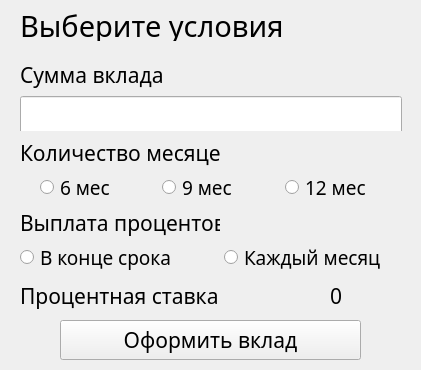
<?xml version="1.0" encoding="UTF-8"?>
<ui version="4.0">
 <class>deposit</class>
 <widget class="QWidget" name="deposit">
  <property name="geometry">
   <rect>
    <x>0</x>
    <y>0</y>
    <width>421</width>
    <height>370</height>
   </rect>
  </property>
  <property name="windowTitle">
   <string>Form</string>
  </property>
  <widget class="QWidget" name="verticalLayoutWidget_2">
   <property name="geometry">
    <rect>
     <x>20</x>
     <y>140</y>
     <width>381</width>
     <height>61</height>
    </rect>
   </property>
   <layout class="QVBoxLayout" name="verticalLayout_3">
    <item alignment="Qt::AlignmentFlag::AlignLeft|Qt::AlignmentFlag::AlignVCenter">
     <widget class="QLabel" name="ql_period">
      <property name="sizePolicy">
       <sizepolicy hsizetype="Fixed" vsizetype="Fixed">
        <horstretch>120</horstretch>
        <verstretch>40</verstretch>
       </sizepolicy>
      </property>
      <property name="minimumSize">
       <size>
        <width>200</width>
        <height>0</height>
       </size>
      </property>
      <property name="maximumSize">
       <size>
        <width>120</width>
        <height>40</height>
       </size>
      </property>
      <property name="font">
       <font>
        <family>Gill Sans</family>
        <pointsize>16</pointsize>
       </font>
      </property>
      <property name="text">
       <string>Количество месяцев</string>
      </property>
      <property name="alignment">
       <set>Qt::AlignmentFlag::AlignBottom|Qt::AlignmentFlag::AlignLeading|Qt::AlignmentFlag::AlignLeft</set>
      </property>
     </widget>
    </item>
    <item>
     <layout class="QHBoxLayout" name="horizontalLayout">
      <item>
       <spacer name="verticalSpacer_5">
        <property name="orientation">
         <enum>Qt::Orientation::Vertical</enum>
        </property>
        <property name="sizeHint" stdset="0">
         <size>
          <width>20</width>
          <height>40</height>
         </size>
        </property>
       </spacer>
      </item>
      <item>
       <widget class="QRadioButton" name="rb_6months">
        <property name="palette">
         <palette>
          <active>
           <colorrole role="Link">
            <brush brushstyle="SolidPattern">
             <color alpha="255">
              <red>97</red>
              <green>197</green>
              <blue>84</blue>
             </color>
            </brush>
           </colorrole>
           <colorrole role="Accent">
            <brush brushstyle="SolidPattern">
             <color alpha="255">
              <red>97</red>
              <green>197</green>
              <blue>84</blue>
             </color>
            </brush>
           </colorrole>
          </active>
          <inactive>
           <colorrole role="Link">
            <brush brushstyle="SolidPattern">
             <color alpha="255">
              <red>97</red>
              <green>197</green>
              <blue>84</blue>
             </color>
            </brush>
           </colorrole>
           <colorrole role="Accent">
            <brush brushstyle="SolidPattern">
             <color alpha="255">
              <red>97</red>
              <green>197</green>
              <blue>84</blue>
             </color>
            </brush>
           </colorrole>
          </inactive>
          <disabled>
           <colorrole role="Link">
            <brush brushstyle="SolidPattern">
             <color alpha="255">
              <red>97</red>
              <green>197</green>
              <blue>84</blue>
             </color>
            </brush>
           </colorrole>
           <colorrole role="Accent">
            <brush brushstyle="SolidPattern">
             <color alpha="255">
              <red>97</red>
              <green>197</green>
              <blue>84</blue>
             </color>
            </brush>
           </colorrole>
          </disabled>
         </palette>
        </property>
        <property name="font">
         <font>
          <family>Gill Sans</family>
          <pointsize>14</pointsize>
         </font>
        </property>
        <property name="text">
         <string>6 мес</string>
        </property>
       </widget>
      </item>
      <item>
       <spacer name="verticalSpacer_2">
        <property name="orientation">
         <enum>Qt::Orientation::Vertical</enum>
        </property>
        <property name="sizeHint" stdset="0">
         <size>
          <width>20</width>
          <height>40</height>
         </size>
        </property>
       </spacer>
      </item>
      <item>
       <widget class="QRadioButton" name="rb_9months">
        <property name="palette">
         <palette>
          <active>
           <colorrole role="Link">
            <brush brushstyle="SolidPattern">
             <color alpha="255">
              <red>97</red>
              <green>197</green>
              <blue>84</blue>
             </color>
            </brush>
           </colorrole>
           <colorrole role="Accent">
            <brush brushstyle="SolidPattern">
             <color alpha="255">
              <red>97</red>
              <green>197</green>
              <blue>84</blue>
             </color>
            </brush>
           </colorrole>
          </active>
          <inactive>
           <colorrole role="Link">
            <brush brushstyle="SolidPattern">
             <color alpha="255">
              <red>97</red>
              <green>197</green>
              <blue>84</blue>
             </color>
            </brush>
           </colorrole>
           <colorrole role="Accent">
            <brush brushstyle="SolidPattern">
             <color alpha="255">
              <red>97</red>
              <green>197</green>
              <blue>84</blue>
             </color>
            </brush>
           </colorrole>
          </inactive>
          <disabled>
           <colorrole role="Link">
            <brush brushstyle="SolidPattern">
             <color alpha="255">
              <red>97</red>
              <green>197</green>
              <blue>84</blue>
             </color>
            </brush>
           </colorrole>
           <colorrole role="Accent">
            <brush brushstyle="SolidPattern">
             <color alpha="255">
              <red>97</red>
              <green>197</green>
              <blue>84</blue>
             </color>
            </brush>
           </colorrole>
          </disabled>
         </palette>
        </property>
        <property name="font">
         <font>
          <family>Gill Sans</family>
          <pointsize>14</pointsize>
         </font>
        </property>
        <property name="text">
         <string>9 мес</string>
        </property>
       </widget>
      </item>
      <item>
       <spacer name="verticalSpacer">
        <property name="orientation">
         <enum>Qt::Orientation::Vertical</enum>
        </property>
        <property name="sizeHint" stdset="0">
         <size>
          <width>20</width>
          <height>40</height>
         </size>
        </property>
       </spacer>
      </item>
      <item>
       <widget class="QRadioButton" name="rb_12months">
        <property name="palette">
         <palette>
          <active>
           <colorrole role="Link">
            <brush brushstyle="SolidPattern">
             <color alpha="255">
              <red>97</red>
              <green>197</green>
              <blue>84</blue>
             </color>
            </brush>
           </colorrole>
           <colorrole role="Accent">
            <brush brushstyle="SolidPattern">
             <color alpha="255">
              <red>97</red>
              <green>197</green>
              <blue>84</blue>
             </color>
            </brush>
           </colorrole>
          </active>
          <inactive>
           <colorrole role="Link">
            <brush brushstyle="SolidPattern">
             <color alpha="255">
              <red>97</red>
              <green>197</green>
              <blue>84</blue>
             </color>
            </brush>
           </colorrole>
           <colorrole role="Accent">
            <brush brushstyle="SolidPattern">
             <color alpha="255">
              <red>97</red>
              <green>197</green>
              <blue>84</blue>
             </color>
            </brush>
           </colorrole>
          </inactive>
          <disabled>
           <colorrole role="Link">
            <brush brushstyle="SolidPattern">
             <color alpha="255">
              <red>97</red>
              <green>197</green>
              <blue>84</blue>
             </color>
            </brush>
           </colorrole>
           <colorrole role="Accent">
            <brush brushstyle="SolidPattern">
             <color alpha="255">
              <red>97</red>
              <green>197</green>
              <blue>84</blue>
             </color>
            </brush>
           </colorrole>
          </disabled>
         </palette>
        </property>
        <property name="font">
         <font>
          <family>Gill Sans</family>
          <pointsize>14</pointsize>
         </font>
        </property>
        <property name="text">
         <string>12 мес</string>
        </property>
       </widget>
      </item>
      <item>
       <spacer name="verticalSpacer_6">
        <property name="orientation">
         <enum>Qt::Orientation::Vertical</enum>
        </property>
        <property name="sizeHint" stdset="0">
         <size>
          <width>20</width>
          <height>40</height>
         </size>
        </property>
       </spacer>
      </item>
     </layout>
    </item>
   </layout>
  </widget>
  <widget class="QWidget" name="verticalLayoutWidget_5">
   <property name="geometry">
    <rect>
     <x>20</x>
     <y>10</y>
     <width>381</width>
     <height>31</height>
    </rect>
   </property>
   <layout class="QVBoxLayout" name="verticalLayout_7">
    <item>
     <widget class="QLabel" name="ql_conditions">
      <property name="font">
       <font>
        <family>Gill Sans</family>
        <pointsize>22</pointsize>
       </font>
      </property>
      <property name="text">
       <string>Выберите условия</string>
      </property>
     </widget>
    </item>
   </layout>
  </widget>
  <widget class="QWidget" name="horizontalLayoutWidget_2">
   <property name="geometry">
    <rect>
     <x>20</x>
     <y>280</y>
     <width>381</width>
     <height>32</height>
    </rect>
   </property>
   <layout class="QHBoxLayout" name="horizontalLayout_2">
    <item alignment="Qt::AlignmentFlag::AlignLeft|Qt::AlignmentFlag::AlignVCenter">
     <widget class="QLabel" name="ql_rate">
      <property name="sizePolicy">
       <sizepolicy hsizetype="Fixed" vsizetype="Preferred">
        <horstretch>0</horstretch>
        <verstretch>0</verstretch>
       </sizepolicy>
      </property>
      <property name="minimumSize">
       <size>
        <width>225</width>
        <height>0</height>
       </size>
      </property>
      <property name="maximumSize">
       <size>
        <width>200</width>
        <height>16777215</height>
       </size>
      </property>
      <property name="font">
       <font>
        <family>Gill Sans</family>
        <pointsize>16</pointsize>
       </font>
      </property>
      <property name="text">
       <string>Процентная ставка</string>
      </property>
     </widget>
    </item>
    <item>
     <spacer name="verticalSpacer_3">
      <property name="orientation">
       <enum>Qt::Orientation::Vertical</enum>
      </property>
      <property name="sizeHint" stdset="0">
       <size>
        <width>20</width>
        <height>40</height>
       </size>
      </property>
     </spacer>
    </item>
    <item alignment="Qt::AlignmentFlag::AlignHCenter|Qt::AlignmentFlag::AlignVCenter">
     <widget class="QLabel" name="ql_rate_value">
      <property name="sizePolicy">
       <sizepolicy hsizetype="Fixed" vsizetype="Fixed">
        <horstretch>0</horstretch>
        <verstretch>0</verstretch>
       </sizepolicy>
      </property>
      <property name="minimumSize">
       <size>
        <width>80</width>
        <height>30</height>
       </size>
      </property>
      <property name="font">
       <font>
        <family>Gill Sans</family>
        <pointsize>16</pointsize>
       </font>
      </property>
      <property name="text">
       <string>0</string>
      </property>
      <property name="alignment">
       <set>Qt::AlignmentFlag::AlignCenter</set>
      </property>
     </widget>
    </item>
   </layout>
  </widget>
  <widget class="QWidget" name="verticalLayoutWidget">
   <property name="geometry">
    <rect>
     <x>20</x>
     <y>60</y>
     <width>382</width>
     <height>71</height>
    </rect>
   </property>
   <layout class="QVBoxLayout" name="verticalLayout">
    <item alignment="Qt::AlignmentFlag::AlignLeft|Qt::AlignmentFlag::AlignVCenter">
     <widget class="QLabel" name="ql_deposit_amount">
      <property name="sizePolicy">
       <sizepolicy hsizetype="Fixed" vsizetype="Fixed">
        <horstretch>120</horstretch>
        <verstretch>40</verstretch>
       </sizepolicy>
      </property>
      <property name="minimumSize">
       <size>
        <width>200</width>
        <height>0</height>
       </size>
      </property>
      <property name="maximumSize">
       <size>
        <width>120</width>
        <height>40</height>
       </size>
      </property>
      <property name="font">
       <font>
        <family>Gill Sans</family>
        <pointsize>16</pointsize>
       </font>
      </property>
      <property name="text">
       <string>Сумма вклада</string>
      </property>
      <property name="alignment">
       <set>Qt::AlignmentFlag::AlignBottom|Qt::AlignmentFlag::AlignLeading|Qt::AlignmentFlag::AlignLeft</set>
      </property>
     </widget>
    </item>
    <item>
     <widget class="QLineEdit" name="deposit_amount">
      <property name="minimumSize">
       <size>
        <width>0</width>
        <height>40</height>
       </size>
      </property>
      <property name="font">
       <font>
        <family>Gill Sans</family>
        <pointsize>18</pointsize>
       </font>
      </property>
     </widget>
    </item>
   </layout>
  </widget>
  <widget class="QPushButton" name="pb_take">
   <property name="geometry">
    <rect>
     <x>60</x>
     <y>320</y>
     <width>301</width>
     <height>40</height>
    </rect>
   </property>
   <property name="sizePolicy">
    <sizepolicy hsizetype="Fixed" vsizetype="Fixed">
     <horstretch>0</horstretch>
     <verstretch>0</verstretch>
    </sizepolicy>
   </property>
   <property name="minimumSize">
    <size>
     <width>0</width>
     <height>40</height>
    </size>
   </property>
   <property name="maximumSize">
    <size>
     <width>16777215</width>
     <height>40</height>
    </size>
   </property>
   <property name="font">
    <font>
     <family>Gill Sans</family>
     <pointsize>16</pointsize>
    </font>
   </property>
   <property name="text">
    <string>Оформить вклад</string>
   </property>
  </widget>
  <widget class="QWidget" name="verticalLayoutWidget_3">
   <property name="geometry">
    <rect>
     <x>20</x>
     <y>210</y>
     <width>381</width>
     <height>61</height>
    </rect>
   </property>
   <layout class="QVBoxLayout" name="verticalLayout_4">
    <item alignment="Qt::AlignmentFlag::AlignLeft|Qt::AlignmentFlag::AlignVCenter">
     <widget class="QLabel" name="ql_payment">
      <property name="sizePolicy">
       <sizepolicy hsizetype="Fixed" vsizetype="Fixed">
        <horstretch>120</horstretch>
        <verstretch>40</verstretch>
       </sizepolicy>
      </property>
      <property name="minimumSize">
       <size>
        <width>200</width>
        <height>0</height>
       </size>
      </property>
      <property name="maximumSize">
       <size>
        <width>120</width>
        <height>40</height>
       </size>
      </property>
      <property name="font">
       <font>
        <family>Gill Sans</family>
        <pointsize>16</pointsize>
       </font>
      </property>
      <property name="text">
       <string>Выплата процентов</string>
      </property>
      <property name="alignment">
       <set>Qt::AlignmentFlag::AlignBottom|Qt::AlignmentFlag::AlignLeading|Qt::AlignmentFlag::AlignLeft</set>
      </property>
     </widget>
    </item>
    <item>
     <layout class="QHBoxLayout" name="horizontalLayout_3">
      <item>
       <widget class="QRadioButton" name="rb_payment_1">
        <property name="minimumSize">
         <size>
          <width>140</width>
          <height>0</height>
         </size>
        </property>
        <property name="palette">
         <palette>
          <active>
           <colorrole role="Link">
            <brush brushstyle="SolidPattern">
             <color alpha="255">
              <red>97</red>
              <green>197</green>
              <blue>84</blue>
             </color>
            </brush>
           </colorrole>
           <colorrole role="Accent">
            <brush brushstyle="SolidPattern">
             <color alpha="255">
              <red>97</red>
              <green>197</green>
              <blue>84</blue>
             </color>
            </brush>
           </colorrole>
          </active>
          <inactive>
           <colorrole role="Link">
            <brush brushstyle="SolidPattern">
             <color alpha="255">
              <red>97</red>
              <green>197</green>
              <blue>84</blue>
             </color>
            </brush>
           </colorrole>
           <colorrole role="Accent">
            <brush brushstyle="SolidPattern">
             <color alpha="255">
              <red>97</red>
              <green>197</green>
              <blue>84</blue>
             </color>
            </brush>
           </colorrole>
          </inactive>
          <disabled>
           <colorrole role="Link">
            <brush brushstyle="SolidPattern">
             <color alpha="255">
              <red>97</red>
              <green>197</green>
              <blue>84</blue>
             </color>
            </brush>
           </colorrole>
           <colorrole role="Accent">
            <brush brushstyle="SolidPattern">
             <color alpha="255">
              <red>97</red>
              <green>197</green>
              <blue>84</blue>
             </color>
            </brush>
           </colorrole>
          </disabled>
         </palette>
        </property>
        <property name="font">
         <font>
          <family>Gill Sans</family>
          <pointsize>14</pointsize>
         </font>
        </property>
        <property name="text">
         <string>В конце срока</string>
        </property>
       </widget>
      </item>
      <item>
       <spacer name="verticalSpacer_4">
        <property name="orientation">
         <enum>Qt::Orientation::Vertical</enum>
        </property>
        <property name="sizeHint" stdset="0">
         <size>
          <width>20</width>
          <height>40</height>
         </size>
        </property>
       </spacer>
      </item>
      <item>
       <widget class="QRadioButton" name="rb_payment_2">
        <property name="minimumSize">
         <size>
          <width>140</width>
          <height>0</height>
         </size>
        </property>
        <property name="palette">
         <palette>
          <active>
           <colorrole role="Link">
            <brush brushstyle="SolidPattern">
             <color alpha="255">
              <red>97</red>
              <green>197</green>
              <blue>84</blue>
             </color>
            </brush>
           </colorrole>
           <colorrole role="Accent">
            <brush brushstyle="SolidPattern">
             <color alpha="255">
              <red>97</red>
              <green>197</green>
              <blue>84</blue>
             </color>
            </brush>
           </colorrole>
          </active>
          <inactive>
           <colorrole role="Link">
            <brush brushstyle="SolidPattern">
             <color alpha="255">
              <red>97</red>
              <green>197</green>
              <blue>84</blue>
             </color>
            </brush>
           </colorrole>
           <colorrole role="Accent">
            <brush brushstyle="SolidPattern">
             <color alpha="255">
              <red>97</red>
              <green>197</green>
              <blue>84</blue>
             </color>
            </brush>
           </colorrole>
          </inactive>
          <disabled>
           <colorrole role="Link">
            <brush brushstyle="SolidPattern">
             <color alpha="255">
              <red>97</red>
              <green>197</green>
              <blue>84</blue>
             </color>
            </brush>
           </colorrole>
           <colorrole role="Accent">
            <brush brushstyle="SolidPattern">
             <color alpha="255">
              <red>97</red>
              <green>197</green>
              <blue>84</blue>
             </color>
            </brush>
           </colorrole>
          </disabled>
         </palette>
        </property>
        <property name="font">
         <font>
          <family>Gill Sans</family>
          <pointsize>14</pointsize>
         </font>
        </property>
        <property name="text">
         <string>Каждый месяц</string>
        </property>
       </widget>
      </item>
     </layout>
    </item>
   </layout>
  </widget>
 </widget>
 <resources/>
 <connections/>
</ui>
